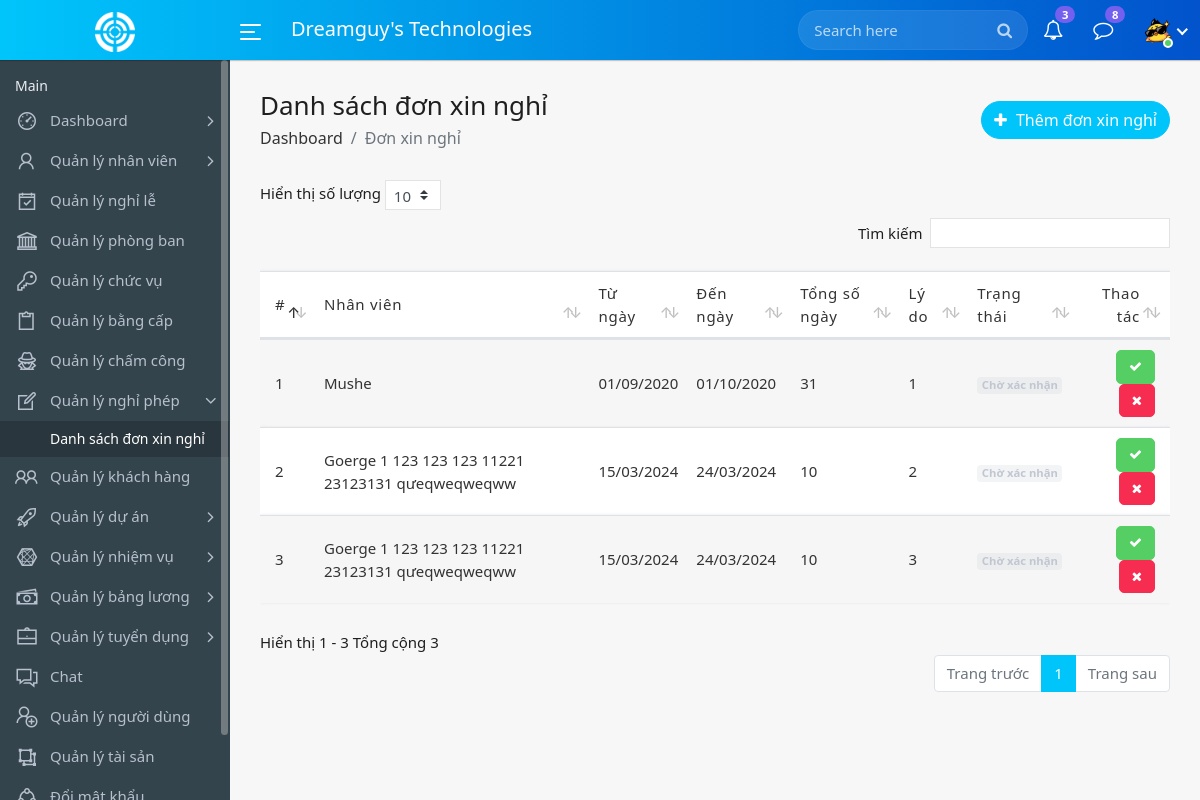
The page /leaves-employee.php (signed in) on the database its author committed.
### tables this page shows
CREATE TABLE `users` (
  `id` int(11) NOT NULL,
  `name` varchar(200) NOT NULL,
  `email` varchar(100) NOT NULL,
  `password` varchar(200) NOT NULL,
  `avatar` varchar(255) NOT NULL,
  `role` int(11) NOT NULL,
  `status` int(11) NOT NULL,
  `employee_id` int(11) DEFAULT NULL,
  `created_at` timestamp NOT NULL DEFAULT current_timestamp()
);

CREATE TABLE `leaves` (
  `id` int(11) NOT NULL,
  `employee_id` int(11) NOT NULL,
  `type` varchar(200) NOT NULL,
  `from` date NOT NULL,
  `to` date NOT NULL,
  `status` int(11) DEFAULT 0,
  `reason` text NOT NULL,
  `created_at` timestamp NOT NULL DEFAULT current_timestamp()
);

CREATE TABLE `employees` (
  `id` int(11) NOT NULL,
  `firstname` varchar(100) NOT NULL,
  `lastname` varchar(100) NOT NULL,
  `phone` varchar(20) NOT NULL,
  `email` varchar(100) NOT NULL,
  `department_id` int(11) NOT NULL,
  `designation_id` int(11) NOT NULL,
  `join_date` date NOT NULL DEFAULT current_timestamp(),
  `uuid` varchar(20) NOT NULL,
  `avatar` varchar(200) NOT NULL,
  `basic_salary` double NOT NULL,
  `created_at` datetime NOT NULL DEFAULT current_timestamp()
);

### class/leave.php (called while the page is built, shortened)
<?php
class Leave {
    private $dbh;
    public function __construct($dbh) {
        $this->dbh = $dbh;
    }
    public function viewAllLeaves() {
        try {
            $query = "SELECT leaves.*, employees.firstname, employees.lastname
            FROM leaves
            INNER JOIN employees ON leaves.employee_id = employees.id";
            $stmt = $this->dbh->prepare($query);
            $stmt->execute();
            return $stmt->fetchAll(PDO::FETCH_ASSOC);
        } catch (PDOException $e) {
            echo "Error: " . $e->getMessage();
            return false;
        }
    }
}
?>

### leaves-employee.php (the view, shortened to what this page needs)
<?php
include_once('includes/config.php');
include_once('class/leave.php');
$leavesObj = new Leave($dbh);
?>
<!DOCTYPE html>
<html lang="en">
<head>
    <link rel="stylesheet" href="assets/css/bootstrap.min.css">
    <link rel="stylesheet" href="assets/css/font-awesome.min.css">
    <link rel="stylesheet" href="assets/css/line-awesome.min.css">
    <link rel="stylesheet" href="assets/css/dataTables.bootstrap4.min.css">
    <link rel="stylesheet" href="assets/css/select1.min.css">
    <link rel="stylesheet" href="assets/css/bootstrap-datetimepicker.min.css">
    <link rel="stylesheet" href="assets/css/style.css">
    <link rel="stylesheet" type="text/css"
        href="https://cdn.datatables.net/buttons/2.2.2/css/buttons.dataTables.min.css">
</head>
<body>
    <div class="main-wrapper">
        <?php include_once("includes/header.php");?>
        <?php include_once("includes/sidebar.php");?>
        <div class="page-wrapper">
            <div class="content container-fluid">
                <div class="page-header">
                    <div class="row align-items-center">
                        <div class="col">
                            <h3 class="page-title">Danh sách đơn xin nghỉ</h3>
                            <ul class="breadcrumb">
                                <li class="breadcrumb-item"><a href="index.php">Dashboard</a></li>
                                <li class="breadcrumb-item active">Đơn xin nghỉ</li>
                            </ul>
                        </div>
                        <div class="col-auto float-right ml-auto">
                            <a href="#" class="btn add-btn" data-toggle="modal" data-target="#add_leave"><i
                                    class="fa fa-plus"></i> Thêm đơn xin nghỉ</a>
                        </div>
                    </div>
                </div>
                <div class="row">
                    <div class="col-md-12">
                        <div class="table-responsive">
                            <table class="table table-striped custom-table mb-0 datatable">
                                <thead>
                                    <tr>
                                        <th>#</th>
                                        <th>Nhân viên</th>
                                        <th>Từ ngày</th>
                                        <th>Đến ngày</th>
                                        <th>Tổng số ngày</th>
                                        <th>Lý do</th>
										<th>Trạng thái</th>
                                        <th class="text-right">Thao tác</th>
                                    </tr>
                                </thead>
                                <tbody>
                                    <?php
										$results = $leavesObj->viewAllLeaves();
										$cnt=1;
										if($results)
										{
										foreach($results as $row)
										{
									?>
                                    <tr>
                                        <td><?=$cnt?></td>
                                        <td><?php echo htmlentities($row["firstname"] . ' ' . $row["lastname"] )?></td>
                                        <td><?php echo htmlentities(date('d/m/Y', strtotime($row["from"]))); ?></td>
                                        <td><?php echo htmlentities(date('d/m/Y', strtotime($row["to"]))); ?></td>
                                        <td><?=$diff_days = (strtotime($row["to"]) - strtotime($row["from"])) / (60 * 60 * 24) + 1;?>
                                        </td>
                                        <td><?php echo htmlentities($row["reason"]);?></td>
										<td>
											<?php if($row["status"] == 0): ?>
												<span class="badge bg-inverse-secondary">Chờ xác nhận</span>
											<?php elseif($row["status"] == 1):?>
												<span class="badge bg-inverse-success">Chấp nhận</span>
											<?php else: ?>
											<span class="badge bg-inverse-danger">Từ chối</span>
											<?php endif; ?>
										</td>
                                        <td class="text-right">
                                            <?php if($row["status"] == 0): ?>
                                            <form action="" method="post">
                                                <button class="btn btn-success"
                                                    style="font-size: 13px; font-weight: 600; " type="submit"
                                                    name="status" value="1">
                                                    <i class="fa fa-check text-white" aria-hidden="true"></i>
                                                </button>
                                                <button class="btn btn-danger" style="font-size: 13px;font-weight: 600;"
                                                    type="submit" name="status" value="2">
                                                    <i class="fa fa-times text-white" aria-hidden="true"></i>
                                                </button>
                                            </form>
                                            <?php endif; ?>
                                        </td>
                                    </tr>
                                    <?php $cnt+=1;
										}
									}?>
                                </tbody>
                            </table>
                        </div>
                    </div>
                </div>
            </div>
        </div>
    </div>
</body>
</html>

### includes/header.php (shortened to what this page needs)
<div class="header">
    <div class="header-left">
        <a href="index.php" class="logo">
            <img src="assets/img/logo.png" width="40" height="40" alt="">
        </a>
    </div>
    <a id="toggle_btn" href="javascript:void(0);">
        <span class="bar-icon">
            <span></span>
            <span></span>
            <span></span>
        </span>
    </a>
    <div class="page-title-box">
        <h3>Dreamguy's Technologies</h3>
    </div>
    <ul class="nav user-menu">
        <li class="nav-item">
            <div class="top-nav-search">
                <form action="search.php">
                    <input class="form-control" type="text" placeholder="Search here">
                    <button class="btn" type="submit"><i class="fa fa-search"></i></button>
                </form>
            </div>
        </li>
        <li class="nav-item dropdown">
            <a href="#" class="dropdown-toggle nav-link" data-toggle="dropdown">
                <i class="fa fa-bell-o"></i> <span class="badge badge-pill">3</span>
            </a>
        </li>
        <li class="nav-item dropdown">
            <a href="#" class="dropdown-toggle nav-link" data-toggle="dropdown">
                <i class="fa fa-comment-o"></i> <span class="badge badge-pill">8</span>
            </a>
        </li>
        <?php
	 $sql = "SELECT * FROM users WHERE id = :id";
	 $query = $dbh->prepare($sql);
	 $query->bindParam(':id', $_SESSION["user_id"]);
	 $query->execute();
	 $result = $query->fetch(PDO::FETCH_ASSOC);
		?>
        <li class="nav-item dropdown has-arrow main-drop">
            <a href="#"  class="nav-link dropdown-toggle" data-toggle="dropdown" aria-expanded="false">
                <span class="user-img"> <span class="user-img">
                        <?php if (substr($result["avatar"], 0, 5) === 'https'): ?>
                        <img src="<?php echo htmlentities($result["avatar"]); ?>" alt="Avatar">
                        <?php else: ?>
                        <img src="upload/users/<?php echo htmlentities($result["avatar"]); ?>" alt="Avatar">
                        <?php endif; ?>
                        <span class="status online"></span></span>
            </a>
        </li>
    </ul>
</div>

### rows shown on the page
users: avatar (picture)
leaves: employee.lastname "Mushe", from "01/09/2020", to "01/10/2020", to+from "31", reason "1", status "Chờ xác nhận"
leaves: employee.lastname "Goerge 1 123 123 123 11221 23123131 qưeqweqweqww", from "15/03/2024", to "24/03/2024", to+from "10", reason "2", status "Chờ xác nhận"
leaves: employee.lastname "Goerge 1 123 123 123 11221 23123131 qưeqweqweqww", from "15/03/2024", to "24/03/2024", to+from "10", reason "3", status "Chờ xác nhận"
